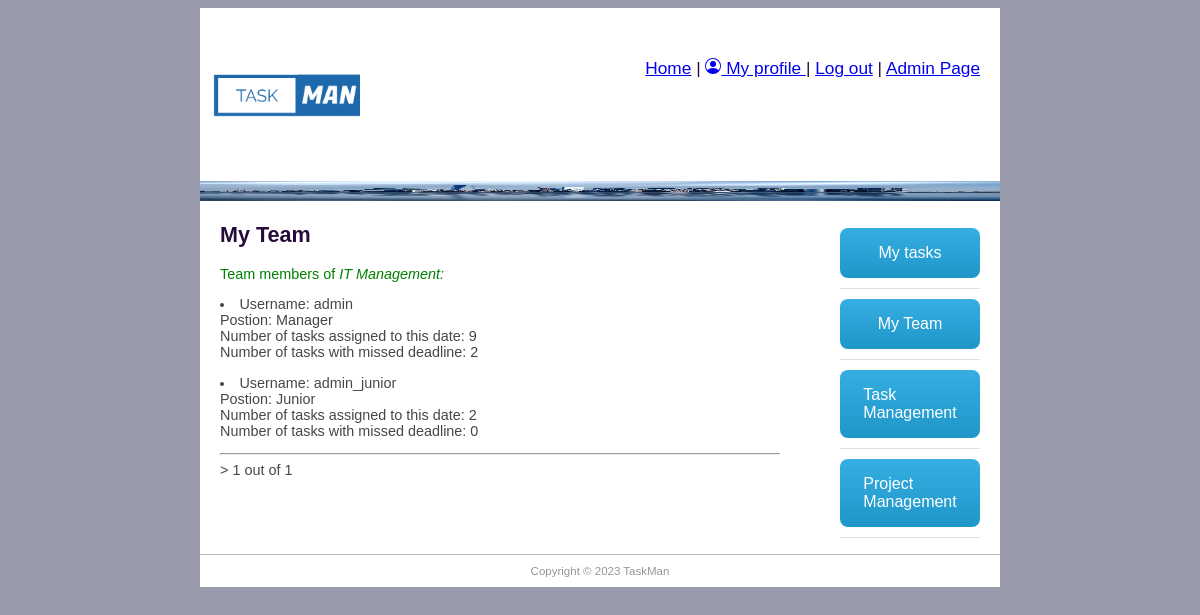
Page /taskman/myteam/ (signed in) on the earlier database version.
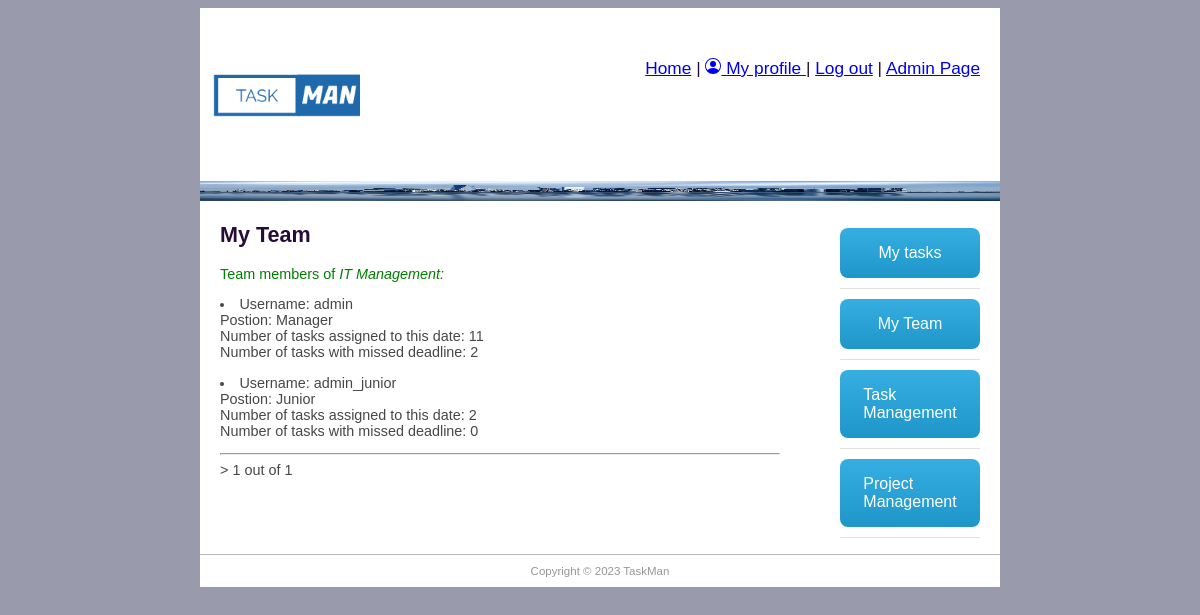
Same page on the later database version.
### taskman/models.py (models this page shows, shortened)
class Employee(models.Model):
    user = models.OneToOneField(User, on_delete=models.CASCADE)
    group_id = models.ForeignKey(Group, help_text='Assign to a team', on_delete=models.SET_NULL, null=True, blank=True)
    photo = models.ImageField(default='default.png', upload_to='profile_pics')
    team_role = models.ForeignKey(TeamRole, help_text='Assign a position', on_delete=models.SET_NULL, null=True, blank=True)
    task_number = models.IntegerField('Number of tasks assigned', default=0, validators=[MaxValueValidator(10)])

class TeamRole(models.Model):
    name = models.CharField('Role in a team', max_length=200, help_text='Enter Team role')
    def __str__(self):
        return self.name

### taskman/views.py (the view)
# urls.py: path('myteam/', views.MyTeamListView.as_view(), name='my-team'),
class MyTeamListView(LoginRequiredMixin, generic.ListView):
    model = Employee
    paginate_by = 5
    template_name = 'my_team.html'
    def get_context_data(self, **kwargs):
        context = super().get_context_data(**kwargs)
        current_employee = Employee.objects.get(user=self.request.user)
        context['current_employee'] = current_employee
        employee_list = self.get_queryset()
        for employee in employee_list:
            tasks = TaskInstance.objects.filter(assign_employees=employee)
            overdue_tasks = tasks.filter(enddate__lt=datetime.now(), completed_on=False)
            employee.overdue_task_count = overdue_tasks.count()
        context['employee_list'] = employee_list
        return context
    def get_queryset(self):
        current_employee = Employee.objects.get(user=self.request.user)
        return Employee.objects.filter(group_id=current_employee.group_id)

### taskman/templates/my_team.html (shortened to what this page needs)
{% extends "base.html" %}
{% block content %}
<h1>My Team</h1>
<p style="color:green">Team members of <em>{{current_employee.group_id.name}}:</em> </p>
{% for employee in employee_list %}
<li> Username: {{employee.user.username}}
    <br> Postion: {{employee.team_role}}
    <br> Number of tasks assigned to this date: {{employee.task_number}}
    <br> Number of tasks with missed deadline: {{employee.overdue_task_count}}
</li>
{% endfor %}
<hr>
<div class="pagination"><span class="step-links">>
        <span class="current">
            {{ page_obj.number }} out of {{ page_obj.paginator.num_pages }}</span>
    </span></div>
{% endblock %}

Differences in the rows shown:
changed Employee "admin": task_number "9" → "11"
